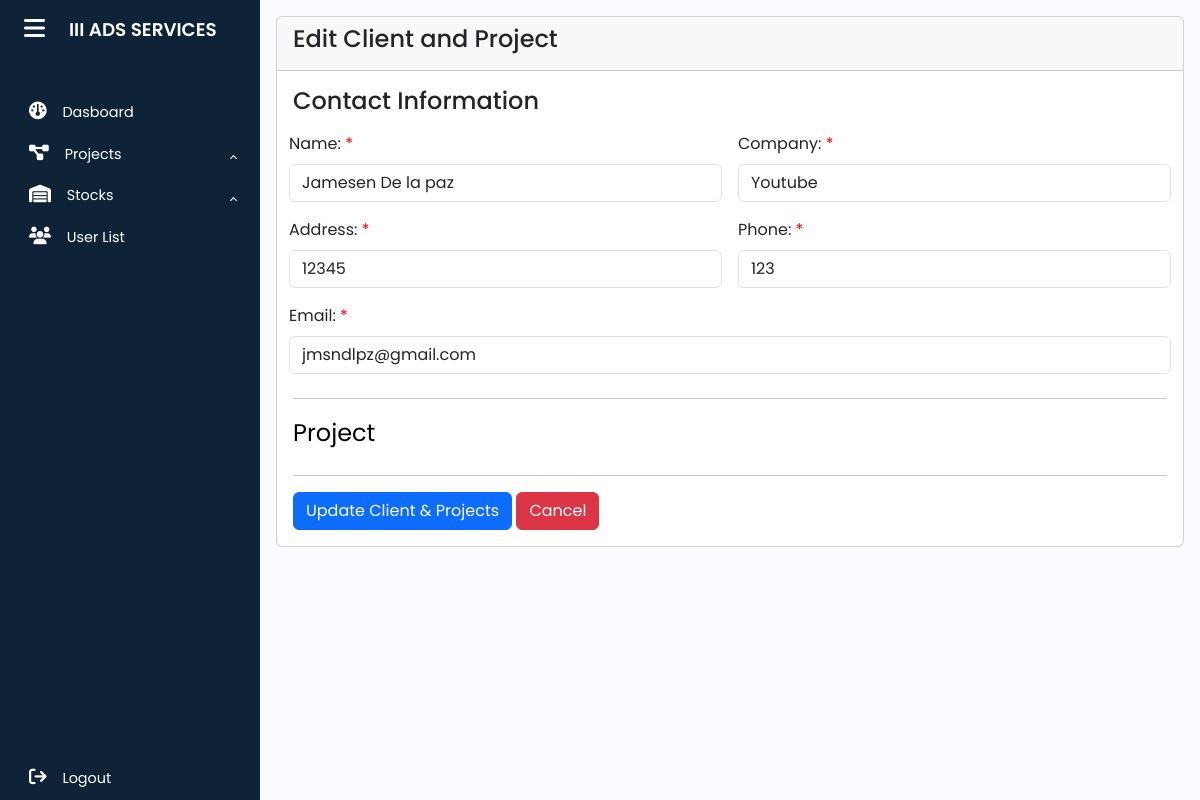
Page /md_dashboard/project/edit_client.php?client_id=258 (signed in) on the committed database.
### tables this page shows
CREATE TABLE `client` (
  `client_id` int NOT NULL AUTO_INCREMENT,
  `name` varchar(255) DEFAULT NULL,
  `company` varchar(255) DEFAULT NULL,
  `address` varchar(255) DEFAULT NULL,
  `phone` bigint DEFAULT NULL,
  `email` varchar(255) DEFAULT NULL,
  PRIMARY KEY (`client_id`)
);

### md_dashboard/project/edit_client.php (the view, shortened to what this page needs)
<?php
require("../../asset/database/db.php");
$client_id = intval($_GET['client_id']);
$query = "SELECT * FROM client WHERE client_id = ?";
$stmt = $conn->prepare($query);
$stmt->bind_param("i", $client_id);
$stmt->execute();
$result = $stmt->get_result();
$client = $result->fetch_assoc();
?>
<!DOCTYPE html>
<html lang="en">
<head>
    <link rel="stylesheet" href="../../asset/css/Project/project.css">
    <link rel="stylesheet" href="https://cdn.jsdelivr.net/npm/bootstrap@5.3.0/dist/css/bootstrap.min.css">
</head>
<body>
    <div class="wrapper">
        <?php require '../../asset/includes/sidebar.php'; ?>
        <div class="main p-3">
            <div class="card card-outline card-primary">
                <div class="card-header">
                    <h4>Edit Client and Project</h4>
                </div>
                <div class="card-body">
                    <form action="edit_client.php?client_id=<?= htmlspecialchars($client['client_id']) ?>"
                        method="POST">
                        <div class="row">
                            <h4>Contact Information</h4>
                            <div class="p-2 col-6">
                                <label for="name" class="form-label">Name:</label> <span class="red"> * </span>
                                <input type="text" name="name" class="form-control" id="name"
                                    value="<?= htmlspecialchars($client['name']) ?>" required>
                            </div>
                            <div class="p-2 col-6">
                                <label for="company" class="form-label">Company:</label> <span class="red"> * </span>
                                <input type="text" name="company" class="form-control" id="company"
                                    value="<?= htmlspecialchars($client['company']) ?>" required>
                            </div>
                            <div class="p-2 col-6">
                                <label for="address" class="form-label">Address:</label> <span class="red"> * </span>
                                <input type="text" name="address" class="form-control" id="address"
                                    value="<?= htmlspecialchars($client['address']) ?>" required>
                            </div>
                            <div class="p-2 col-6">
                                <label for="phone" class="form-label">Phone:</label> <span class="red"> * </span>
                                <input type="text" name="phone" class="form-control" id="phone"
                                    value="<?= htmlspecialchars($client['phone']) ?>" required>
                            </div>
                            <div class="p-2 col">
                                <label for="email" class="form-label">Email:</label> <span class="red"> * </span>
                                <input type="email" name="email" class="form-control" id="email"
                                    value="<?= htmlspecialchars($client['email']) ?>" required>
                            </div>
                        </div>
                        <hr>
                        <fieldset>
                            <legend class="text-info"><span style="color: black">Project</span></legend>
                        </fieldset>
                        <hr>
                        <button type="submit" class="btn btn-primary">Update Client & Projects</button>
                        <a href="./project.php" class="btn btn-danger">Cancel</a>
                    </form>
                </div>
            </div>
        </div>
    </div>
</body>
</html>

### asset/css/project/project.css (style rules this page uses)
body { background-color: #f4f6f9; font-family: 'Poppins', sans-serif; }
.red { color: red; }

### asset/css/sidebar.css (style rules this page uses)
a { text-decoration: none; }
body { font-family: 'Poppins', sans-serif; }
.wrapper { display: flex; }
.main { min-height: 100vh; width: 100%; overflow: hidden; transition: all 0.35s ease-in-out; background-color: #fafbfe; }

### rows in the picture
client: name "Jamesen De la paz", company "Youtube", address "12345", phone "123", email "jmsndlpz@gmail.com"
